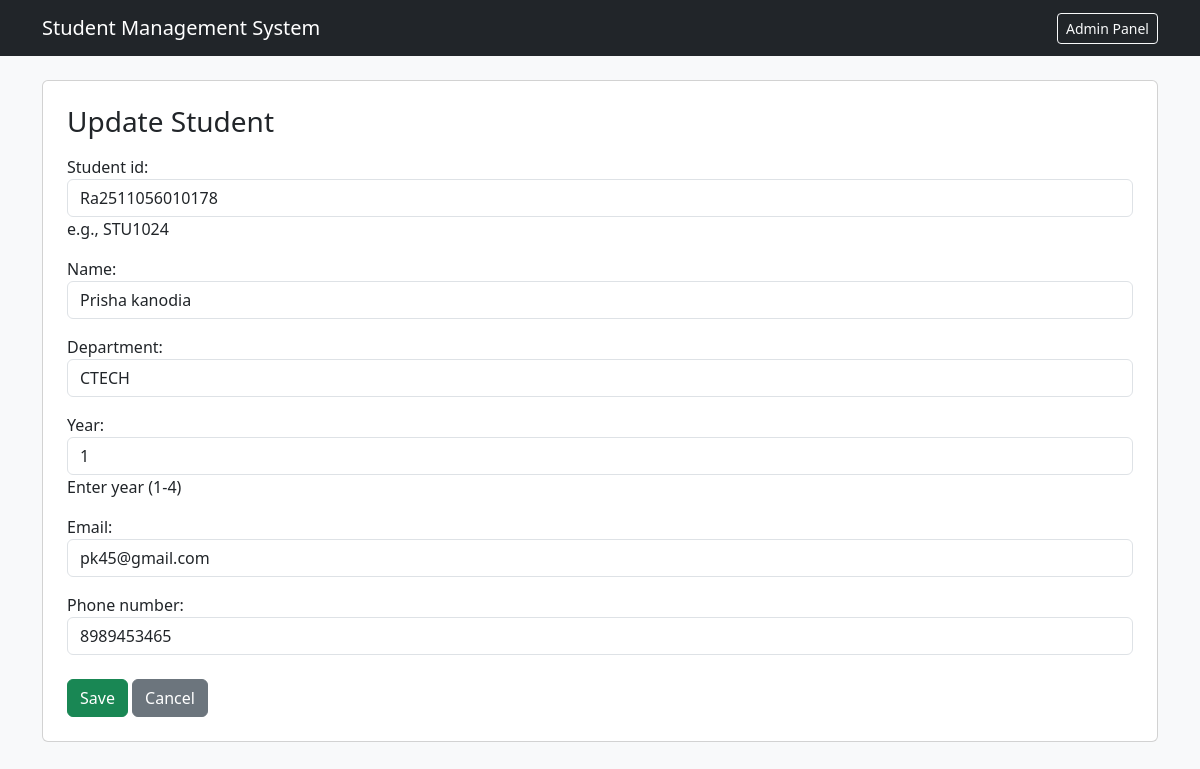
Screenshot of /3/update/ with the database file from the repository.
### students/models.py (models this page shows, shortened)
class Student(models.Model):
    student_id = models.CharField(max_length=20, unique=True, help_text="e.g., STU1024")
    name = models.CharField(max_length=100)
    department = models.CharField(max_length=100)
    year = models.IntegerField(help_text="Enter year (1-4)")
    email = models.EmailField(unique=True)
    phone_number = models.CharField(max_length=15)
    created_at = models.DateTimeField(auto_now_add=True)

### students/views.py (the view)
# urls.py: path('<int:pk>/update/', views.student_update, name='student_update'),
def student_update(request, pk):
    student = get_object_or_404(Student, pk=pk)
    if request.method == 'POST':
        form = StudentForm(request.POST, instance=student)
        if form.is_valid():
            form.save()
            return redirect('student_list')
    else:
        form = StudentForm(instance=student)
    return render(request, 'students/student_form.html', {'form': form, 'title': 'Update Student'})

### students/forms.py
class StudentForm(forms.ModelForm):
    class Meta:
        model = Student
        fields = ['student_id', 'name', 'department', 'year', 'email', 'phone_number']
        widgets = {
            'name': forms.TextInput(attrs={'class': 'form-control'}),
            'student_id': forms.TextInput(attrs={'class': 'form-control'}),
            'department': forms.TextInput(attrs={'class': 'form-control'}),
            'year': forms.NumberInput(attrs={'class': 'form-control'}),
            'email': forms.EmailInput(attrs={'class': 'form-control'}),
            'phone_number': forms.TextInput(attrs={'class': 'form-control'}),
        }

### students/templates/students/student_form.html (shortened to what this page needs)
{% extends 'students/base.html' %}
{% block content %}
<div class="card p-4 bg-white">
    <h3 class="mb-3">{{ title }}</h3>
    <form method="POST">
        {{ form.as_p }}
        <button type="submit" class="btn btn-success mt-2">Save</button>
        <a href="{% url 'student_list' %}" class="btn btn-secondary mt-2">Cancel</a>
    </form>
</div>
{% endblock %}

### rows the page displays
Student: student_id "Ra2511056010178", name "Prisha kanodia", department "CTECH", year "1", email "pk45@gmail.com", phone_number "8989453465"

### other values shown
{{ title }} "Update Student"
